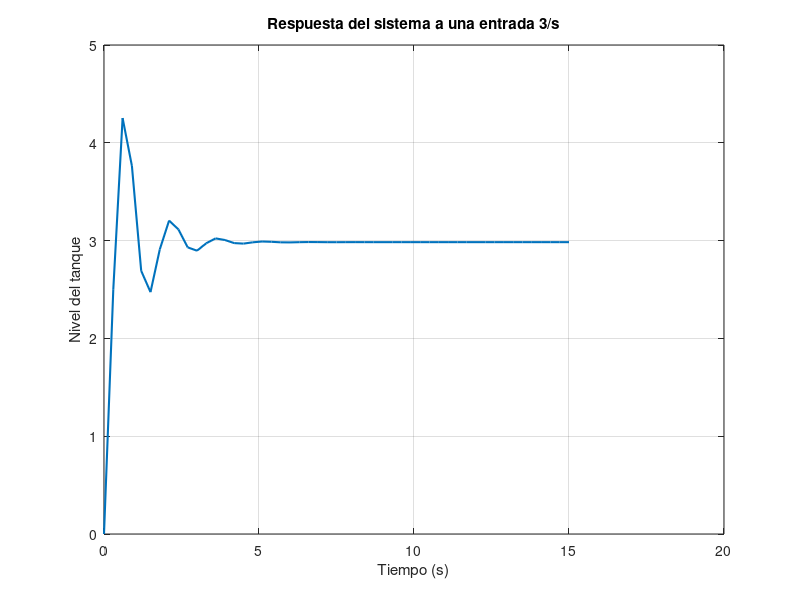

Write MATLAB code to recreate this figure.
clear variables;
close all;
clc;

% Variable Laplace
s = tf('s');

%% Constantes dadas
Ka = 50;
Kt = 0.140;
Kb = 0.140;
La = 0.002;  % inductancia
Ra = 4;      % resistencia
Jeq = 0.01;  % inercia equivalente
feq = 0.01;  % fricción

%% b)Simplificación del sistema en un solo bloque 
% Asumiendo Tc = 0 (controlador proporcional unitario)

Circuito = tf(1, [La Ra]);         % Etapa eléctrica
Torque = tf(1, [Jeq feq]);         % Etapa mecánica
Integrador = tf(1, [1 0]);         % Integrador de velocidad a posición
Tanque = tf(1.6, [1 1]);           % Dinámica del nivel del tanque

% Parte inicial del sistema: Circuito eléctrico → Kt → Mecánica
Simple = series(Circuito, Kt);
Simple = series(Simple, Torque);

% Retroalimentación con constante Kb
Simple = feedback(Simple, Kb);     % Cierra el lazo

% Ganancia del amplificador
Simple = series(Ka, Simple);

% Serie final con el bloque del tanque (sin integrador)
Simple = series(Simple, Tanque);

%% Mostrar resultado final
disp('Función de transferencia simplificada del sistema (Planta):');
Simple
%% Mostrar resultado con 3/s

% t = [0:0.3:15]';
% [y, t_out] = step(3 * Simple, t);
% 
% figure;
% plot(t_out, y, 'LineWidth', 1.5);
% title('Respuesta del sistema a una entrada 3/s');
% xlabel('Tiempo (s)');
% ylabel('Nivel del tanque');
% grid on;

%% Mostrar resultado con k=1 y lazo cerrado

% lazo cerrado con K=1
K = 1;
lazo = feedback(K * Simple, 1);

% Entrada 3/s
t = 0:0.3:15;
[y, t_out] = step(3 * lazo, t);

figure;
plot(t_out, y, 'LineWidth', 1.5);
title('Respuesta del sistema a una entrada 3/s');
xlabel('Tiempo (s)');
ylabel('Nivel del tanque');
grid on;

%% Mostrar el resultado con error

e_ss_sim = 3 - y(end)
